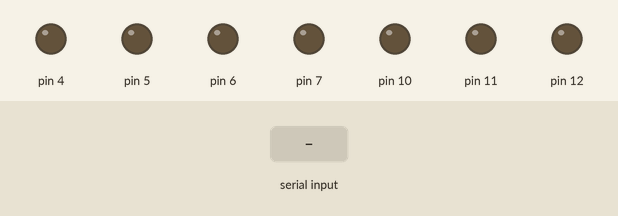
Recording of a sketch running on a simulated Arduino Uno, built with avr-gcc and run on an emulated ATmega328P. Parts: output pins drawn as LEDs (lit = HIGH). The test bench sets the inputs (shaded band).

Above: at 1.2 s.
1.3 s: "1" received over Serial
At 2.6 s:
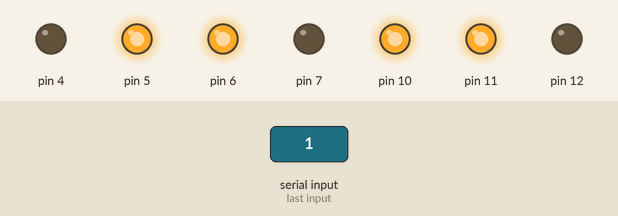
Timing chart, 0 to 4.3 s (numbered marks = the images above; inputs shaded):
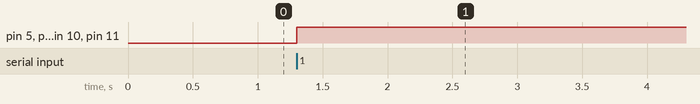

Measured:
- after the input at 1.3 s, pin 5, pin 6, pin 10, pin 11: LOW → HIGH at once

The sketch:

_1.ino
```cpp
int d;
void setup() {
  // put your setup code here, to run once:
Serial.begin(9600);
pinMode(4,OUTPUT);
  pinMode(5,OUTPUT);
  pinMode(6,OUTPUT);
  pinMode(7,OUTPUT);
  pinMode(10,OUTPUT);
  pinMode(11,OUTPUT);
  pinMode(12,OUTPUT);
}

void loop() {
  // put your main code here, to run repeatedly:
  if(Serial.available()>0){
    analogWrite(4,Serial.read());
       analogWrite(5,Serial.read());
       analogWrite(6,Serial.read());
       analogWrite(7,Serial.read());
       analogWrite(12,Serial.read());
       analogWrite(10,Serial.read());
       analogWrite(11,Serial.read());
}
}
```
